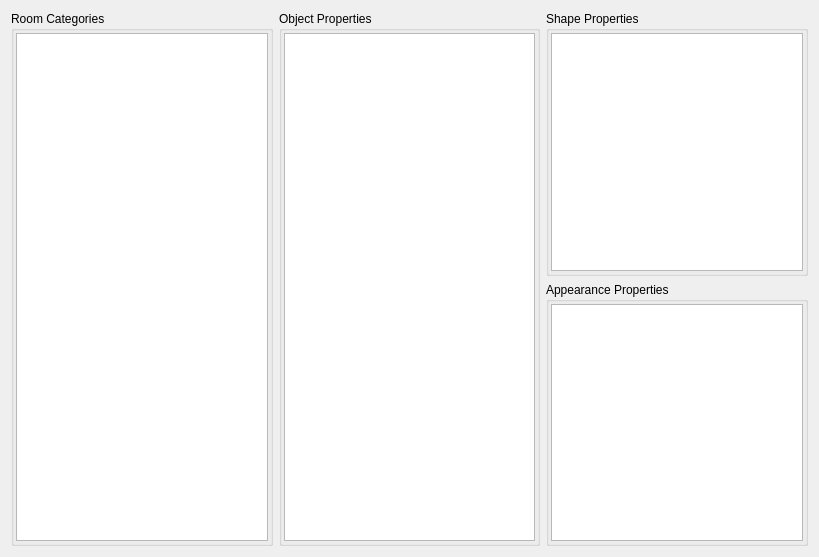
<?xml version="1.0" encoding="UTF-8"?>
<ui version="4.0">
 <class>DefaultWidgetClass</class>
 <widget class="QWidget" name="DefaultWidgetClass">
  <property name="geometry">
   <rect>
    <x>0</x>
    <y>0</y>
    <width>819</width>
    <height>557</height>
   </rect>
  </property>
  <property name="windowTitle">
   <string>DefaultWidget</string>
  </property>
  <layout class="QHBoxLayout" name="horizontalLayout">
   <item>
    <widget class="QGroupBox" name="groupBox">
     <property name="title">
      <string>Room Categories</string>
     </property>
     <layout class="QVBoxLayout" name="verticalLayout_2">
      <property name="margin">
       <number>2</number>
      </property>
      <item>
       <widget class="QListWidget" name="roomsListWidget"/>
      </item>
     </layout>
    </widget>
   </item>
   <item>
    <widget class="QGroupBox" name="groupBox_2">
     <property name="title">
      <string>Object Properties</string>
     </property>
     <layout class="QVBoxLayout" name="verticalLayout_3">
      <property name="margin">
       <number>2</number>
      </property>
      <item>
       <widget class="QListWidget" name="objectsListWidget"/>
      </item>
     </layout>
    </widget>
   </item>
   <item>
    <layout class="QVBoxLayout" name="verticalLayout">
     <item>
      <widget class="QGroupBox" name="groupBox_3">
       <property name="title">
        <string>Shape Properties</string>
       </property>
       <layout class="QVBoxLayout" name="verticalLayout_4">
        <property name="margin">
         <number>2</number>
        </property>
        <item>
         <widget class="QListWidget" name="shapesListWidget"/>
        </item>
       </layout>
      </widget>
     </item>
     <item>
      <widget class="QGroupBox" name="groupbox">
       <property name="title">
        <string>Appearance Properties</string>
       </property>
       <layout class="QVBoxLayout" name="verticalLayout_5">
        <property name="margin">
         <number>2</number>
        </property>
        <item>
         <widget class="QListWidget" name="appearancesListWidget"/>
        </item>
       </layout>
      </widget>
     </item>
    </layout>
   </item>
  </layout>
 </widget>
 <layoutdefault spacing="6" margin="11"/>
 <resources/>
 <connections/>
</ui>
